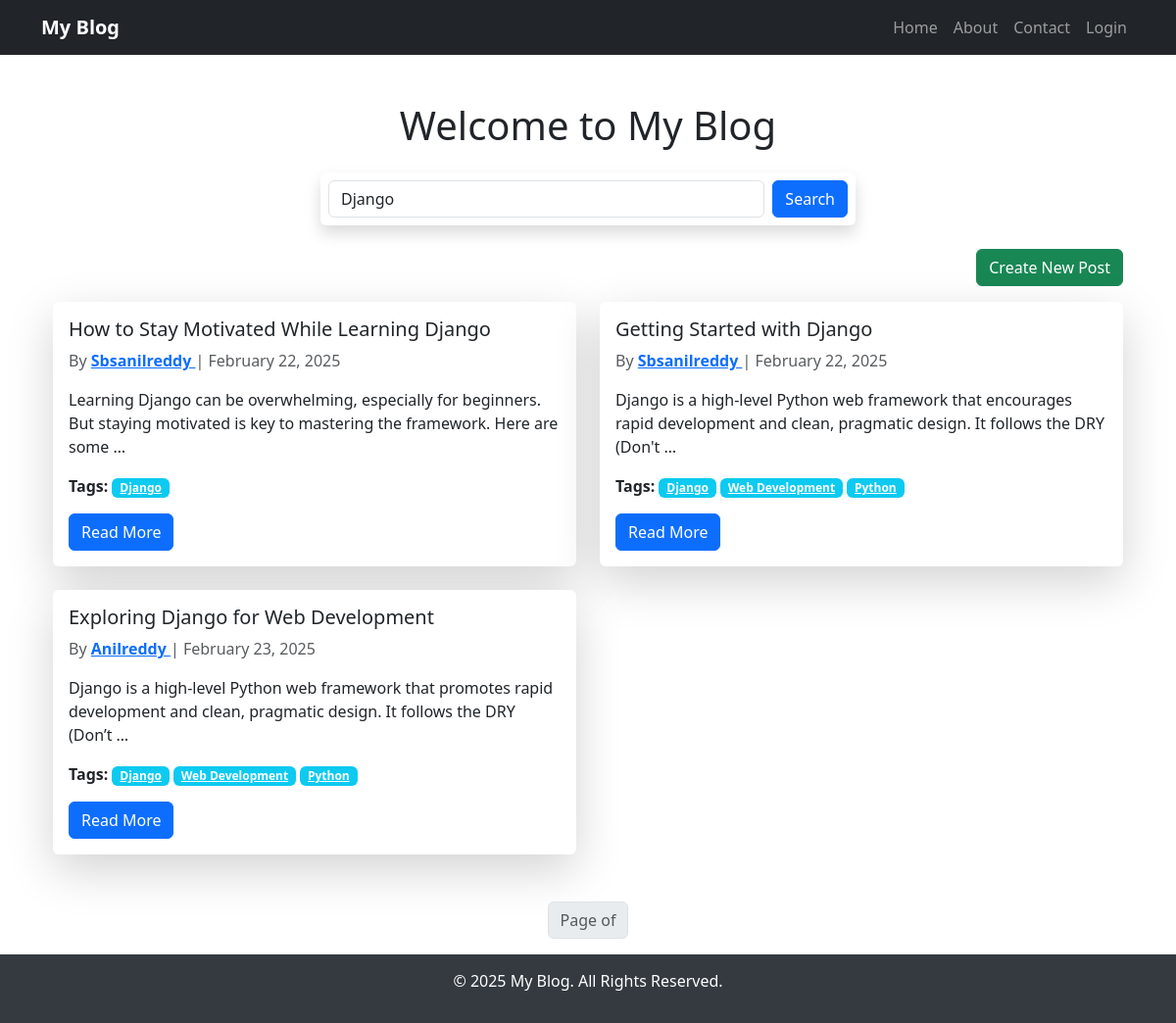
The app's page /tag/Django/, older data.
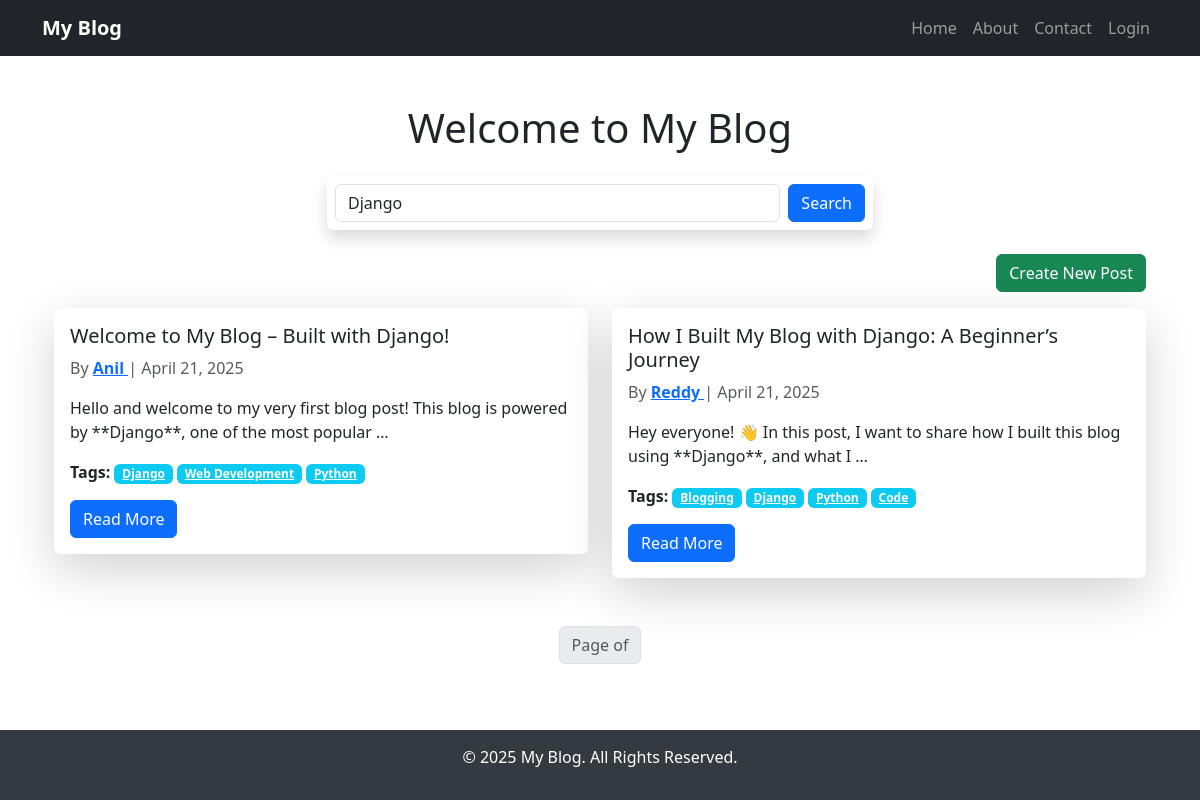
The same page, newer data.
### blog/models.py (models this page shows, shortened)
class Post(models.Model):
    author = models.ForeignKey(User, on_delete=models.CASCADE, related_name="posts")
    title = models.CharField(max_length=200)
    content = models.TextField()
    created_at = models.DateTimeField(auto_now_add=True)
    updated_at = models.DateTimeField(auto_now=True)
    tags = models.CharField(max_length=255, blank=True)  # Store tags as a comma-separated string
    def get_tag_list(self):
        return [tag.strip() for tag in self.tags.split(",") if tag.strip()]

### blog/views.py (the view)
# urls.py: path('tag/<str:tag_name>/', posts_by_tag, name='posts_by_tag'),
def posts_by_tag(request, tag_name):
    posts = Post.objects.filter(tags__icontains=tag_name)
    return render(request, "blog/post_list.html", {"page_obj": posts, "query": tag_name})

### templates/blog/post_list.html (shortened to what this page needs)
{% extends "base/base.html" %}
{% block content %}
<div class="container">
    <h1 class="text-center my-4">Welcome to My Blog</h1>
    <div class="d-flex justify-content-center mb-4">
        <form method="GET" action="{% url 'post_list' %}" class="d-flex w-50 shadow p-2 bg-white rounded">
            <input type="text" name="q" value="{{ query }}" placeholder="Search posts..." class="form-control me-2">
            <button type="submit" class="btn btn-primary">Search</button>
        </form>
    </div>
    <div class="text-end mb-3">
        <a href="{% url 'post_create' %}" class="btn btn-success">Create New Post</a>
    </div>
    {% if page_obj %}
        <div class="row">
            {% for post in page_obj %}
                <div class="col-md-6 mb-4">
                    <div class="card shadow-lg border-0">
                        <div class="card-body">
                            <h5 class="card-title">{{ post.title }}</h5>
                            <p class="card-text text-muted">
                                By
                                <a href="{% url 'profile' post.author.username %}" class="text-primary fw-bold">
                                    {{ post.author.username|cut:"@gmail.com"|capfirst }}
                                </a>
                                | {{ post.created_at|date:"F d, Y" }}
                            </p>
                            <p class="card-text">{{ post.content|truncatewords:20 }}</p>
                            {% if post.tags %}
                            <p class="mt-2">
                                <strong>Tags:</strong>
                                {% for tag in post.get_tag_list %}
                                    <a href="{% url 'posts_by_tag' tag %}" class="badge bg-info text-white">{{ tag }}</a>
                                {% endfor %}
                            </p>
                            {% endif %}
                            <a href="{% url 'post_detail' post.id %}" class="btn btn-primary">Read More</a>
                        </div>
                    </div>
                </div>
            {% endfor %}
        </div>
    {% endif %}
    <div class="d-flex justify-content-center mt-4">
        <nav>
            <ul class="pagination">
                <li class="page-item disabled">
                    <span class="page-link">Page {{ page_obj.number }} of {{ page_obj.paginator.num_pages }}</span>
                </li>
            </ul>
        </nav>
    </div>
</div>
{% endblock %}

### templates/base/base.html (shortened to what this page needs)
<!DOCTYPE html>
<html lang="en">
<head>
    <link rel="stylesheet" href="https://cdn.jsdelivr.net/npm/bootstrap@5.3.0/dist/css/bootstrap.min.css">
</head>
<body>
    <nav class="navbar navbar-expand-lg navbar-dark bg-dark">
        <div class="container">
            <a class="navbar-brand fw-bold" href="{% url 'post_list' %}">My Blog</a>
            <div class="collapse navbar-collapse" id="navbarNav">
                <ul class="navbar-nav ms-auto">
                    <li class="nav-item">
                        <a class="nav-link" href="{% url 'post_list' %}">Home</a>
                    </li>
                    <li class="nav-item">
                        <a class="nav-link" href="{% url 'about' %}">About</a>
                    </li>
                    <li class="nav-item">
                        <a class="nav-link" href="{% url 'contact' %}">Contact</a>
                    </li>
                    {% if user.is_authenticated %}
                        <li class="nav-item dropdown">
                            <a class="nav-link dropdown-toggle" href="#" id="userDropdown" role="button" data-bs-toggle="dropdown" aria-expanded="false">
                                {{ user.username }}
                            </a>
                            <ul class="dropdown-menu dropdown-menu-end" aria-labelledby="userDropdown">
                                <li><a class="dropdown-item" href="{% url 'profile' user.username %}">Profile</a></li>
                                <li>
                                    <form method="post" action="{% url 'logout' %}" class="d-inline">
                                        {% csrf_token %}
                                        <button type="submit" class="dropdown-item text-danger">Logout</button>
                                    </form>
                                </li>
                            </ul>
                        </li>
                    {% else %}
                        <li class="nav-item">
                            <a class="nav-link" href="{% url 'login' %}">Login</a>
                        </li>
                    {% endif %}
                </ul>
            </div>
        </div>
    </nav>
    <div class="container mt-4 content-wrapper">
        {% block content %}{% endblock %}
    </div>
    <footer>
        <p>&copy; 2025 My Blog. All Rights Reserved.</p>
    </footer>
</body>
</html>

### templates/base/base.html (style rules this page uses)
html, body { height: 100%; margin: 0; display: flex; flex-direction: column; }
.content-wrapper { flex: 1; }
footer { width: 100%; background: #343a40; color: white; text-align: center; padding: 15px 0; }

Row changes from the older to the newer data that the page shows:
removed Post: title "How to Stay Motivated While Learning Django", author.username "Sbsanilreddy", created_at "February 22, 2025", content "Learning Django can be overwhelming, especially for beginners. But staying motivated is key to mastering the framework. Here are some …", get_tag_list "Django"
removed Post: title "Getting Started with Django", author.username "Sbsanilreddy", created_at "February 22, 2025", content "Django is a high-level Python web framework that encourages rapid development and clean, pragmatic design. It follows the DRY (Don't …", get_tag_list "Django" "Web Development" "Python"
removed Post: title "Exploring Django for Web Development", author.username "Anilreddy", created_at "February 23, 2025", content "Django is a high-level Python web framework that promotes rapid development and clean, pragmatic design. It follows the DRY (Don’t …", get_tag_list "Django" "Web Development" "Python"
added Post: title "Welcome to My Blog – Built with Django!", author.username "Anil", created_at "April 21, 2025", content "Hello and welcome to my very first blog post! This blog is powered by **Django**, one of the most popular …", get_tag_list "Django" "Web Development" "Python"
added Post: title "How I Built My Blog with Django: A Beginner’s Journey", author.username "Reddy", created_at "April 21, 2025", content "Hey everyone! 👋 In this post, I want to share how I built this blog using **Django**, and what I …", get_tag_list "Blogging" "Django" "Python" "Code"
